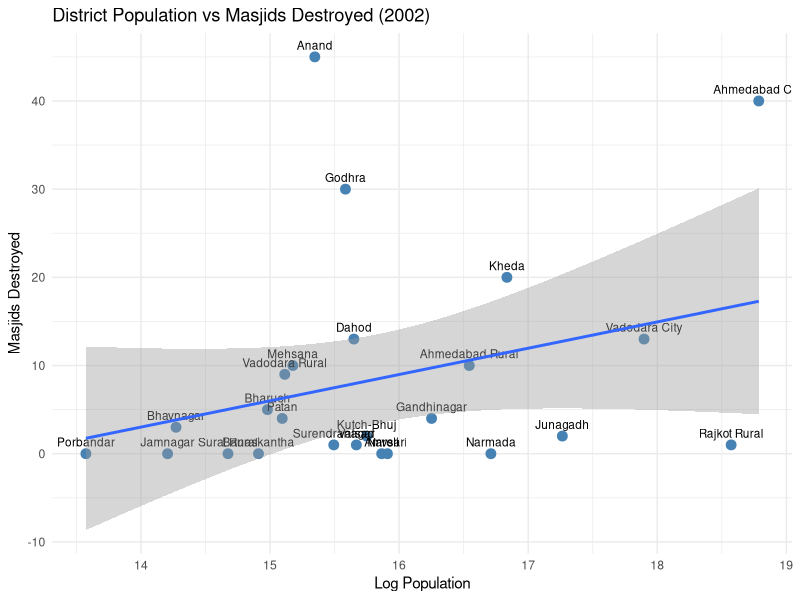
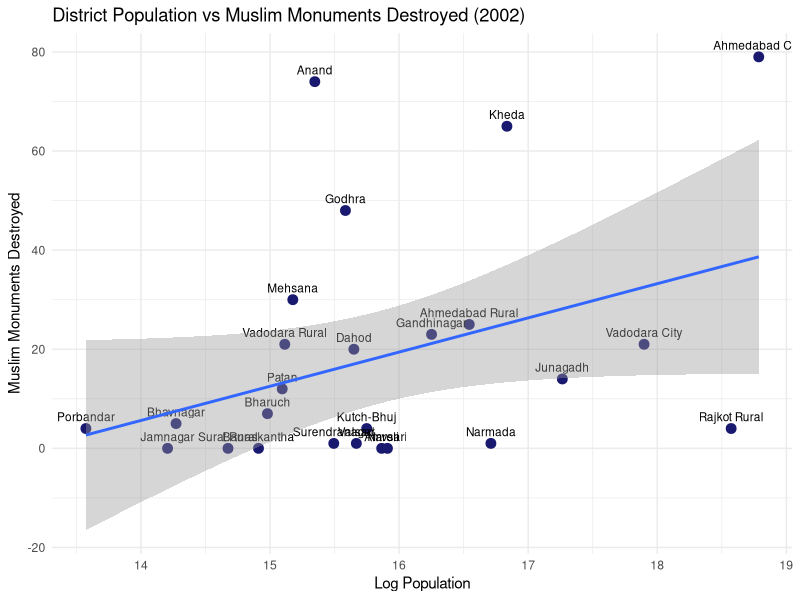
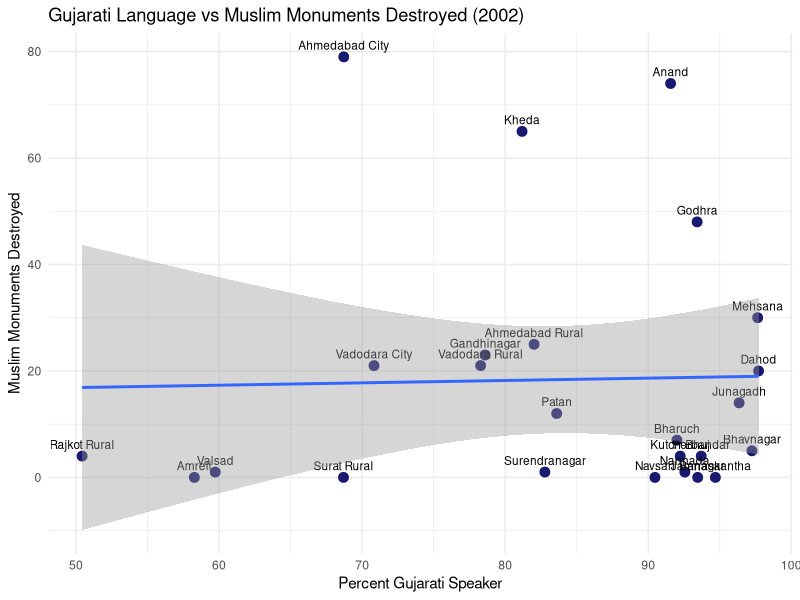
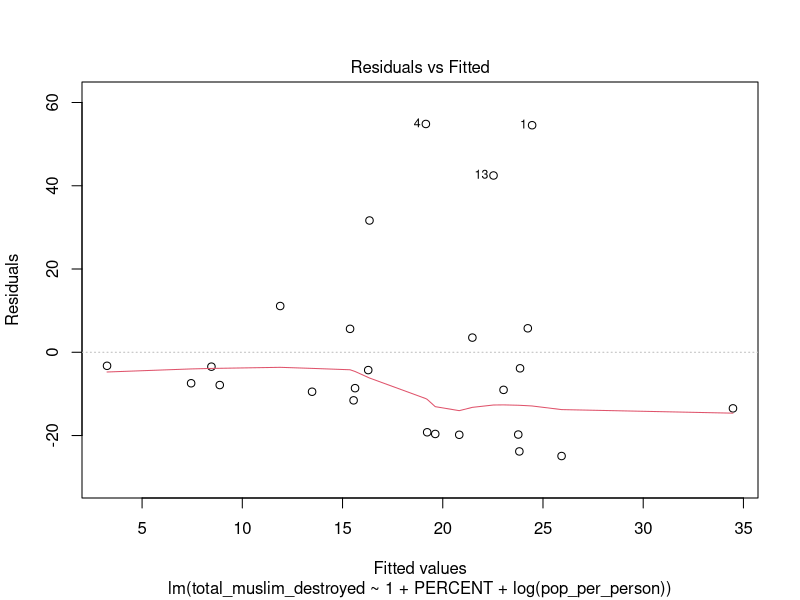
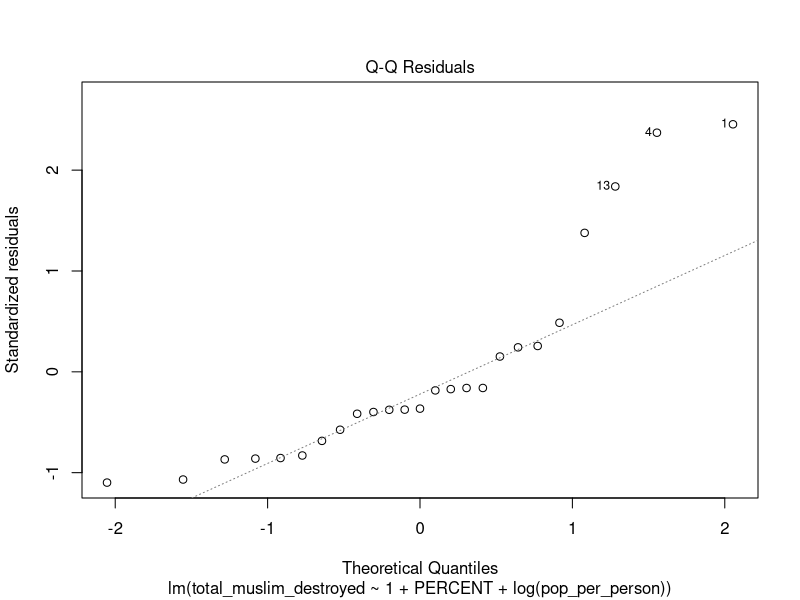
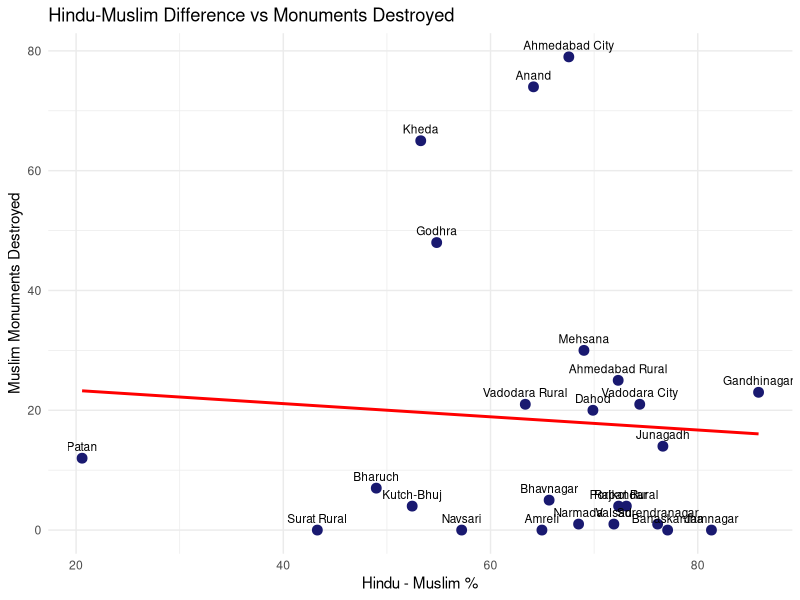
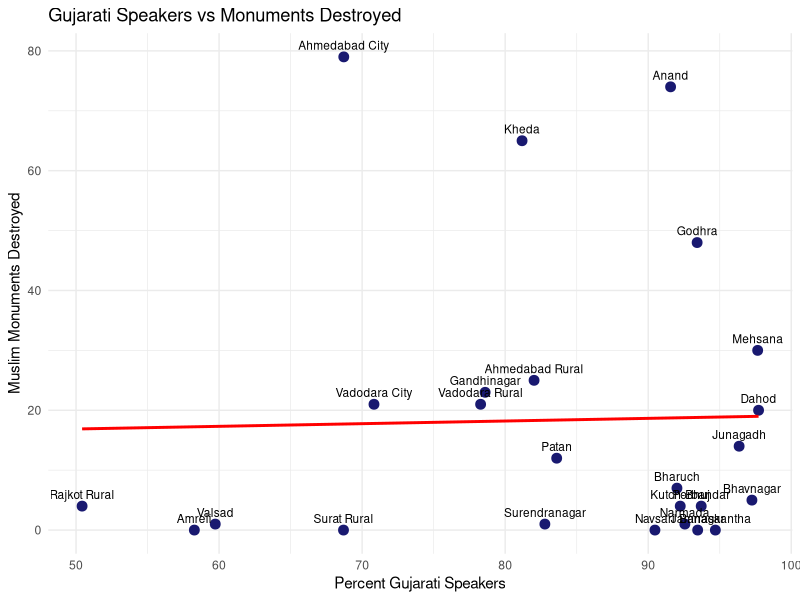
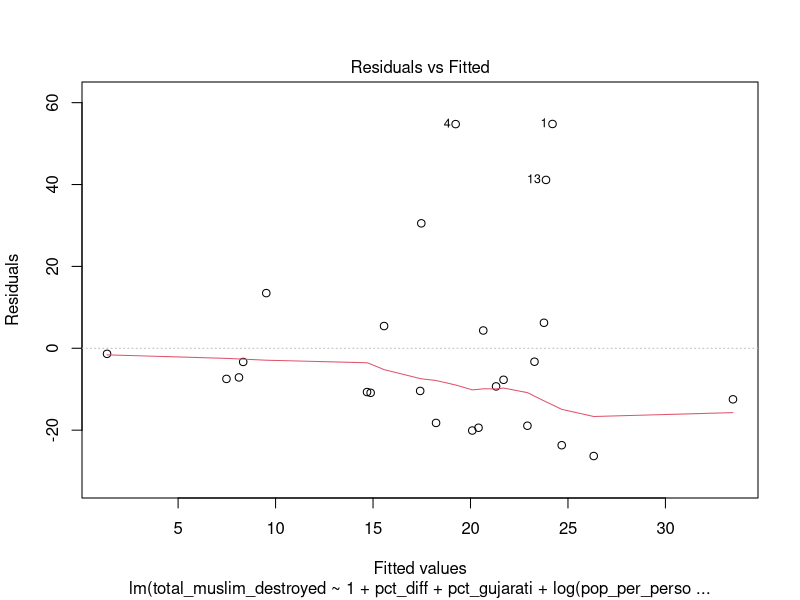

The R source for these figures, in order:
## ---- chunk 1
knitr::opts_chunk$set(echo = TRUE)
library(tidyr)
library(dplyr)
library(readxl)
library(ggplot2)
library(broom)
## ---- chunk 2
language <- read_excel("language_mother_tounge_city.xls") %>%
  select(-...9, -...10, -...12, -...13, -...15, -...16)
language <- language[-1, ]
colnames(language) <- language[1, ]
language <- language[-1, ] %>%
  drop_na() %>%
  filter(grepl("000$", MOTHER)) %>%
  group_by(TOWN) %>%
  mutate(TOWN   = as.numeric(TOWN),
         TOTAL   = as.numeric(TOTAL),
         PERCENT = round(TOTAL / sum(TOTAL) * 100, 5))
## ---- chunk 3
towns <- read_excel("town_directory.xls") %>%
  select(DIST_CODE, THSIL_CODE, TOWN_CODE, TOWN_NAME, CLASS, C_STATUS, AREA, POP_2001, DENSITY) %>%
  rename(TOWN = TOWN_CODE) %>%
  drop_na() %>%
  mutate(TOWN     = as.numeric(TOWN),
         AREA     = as.numeric(AREA),
         POP_2001 = as.numeric(POP_2001),
         DENSITY  = as.numeric(DENSITY))
## ---- chunk 4
raw <- read_excel("religion_town.xls", col_names = FALSE, skip = 4)

colnames(raw) <- c(
  "table_name", "state_code", "dist_code", "tehsil_code", "town_code", "area_name",
  "total_rural_urban",
  "total_persons", "total_males", "total_females",
  "hindu_persons", "hindu_males", "hindu_females",
  "muslim_persons", "muslim_males", "muslim_females",
  "christian_persons", "christian_males", "christian_females",
  "sikh_persons", "sikh_males", "sikh_females",
  "buddhist_persons", "buddhist_males", "buddhist_females",
  "jain_persons", "jain_males", "jain_females",
  "other_religion_persons", "other_religion_males", "other_religion_females",
  "religion_not_stated_persons", "religion_not_stated_males", "religion_not_stated_females"
)

religion_clean <- raw %>%
  filter(!is.na(area_name), area_name != "") %>%
  filter(!total_persons %in% c("1", "Persons")) %>%
  mutate(across(c(dist_code, state_code, tehsil_code, town_code), as.numeric)) %>%
  filter(dist_code != 0 & town_code != 0) %>%
  mutate(across(total_persons:religion_not_stated_females, as.numeric))
## ---- chunk 5
combined <- religion_clean %>%
  inner_join(language, by = c("town_code" = "TOWN")) %>%
  inner_join(towns,   by = c("town_code" = "TOWN"))

clean_combine <- combined %>%
  select(table_name, area_name, town_code, state_code, dist_code,
         total_persons, hindu_persons, muslim_persons, christian_persons,
         sikh_persons, jain_persons, buddhist_persons, other_religion_persons,
         `MOTHER TONGUE`, PERCENT, AREA, DENSITY) %>%
  group_by(town_code) %>%
  mutate(pop_per_person = total_persons / AREA,
         total_persons  = as.numeric(total_persons),
         hindu_persons  = as.numeric(hindu_persons),
         muslim_persons = as.numeric(muslim_persons)) %>%
  drop_na() %>%
  mutate(dist_code = case_when(
    dist_code == 7  & grepl("Ahmadabad (M Corp", area_name, fixed = TRUE) ~ 7.1,
    dist_code == 7  ~ 7.2,
    dist_code == 19 & grepl("Vadodara (M Corp", area_name, fixed = TRUE)  ~ 19.1,
    dist_code == 19 ~ 19.2,
    dist_code == 18 & grepl("Surat (M Corp",    area_name, fixed = TRUE)  ~ 18.1,
    dist_code == 18 ~ 18.2,
    dist_code == 22 & grepl("Rajkot (M Corp",   area_name, fixed = TRUE)  ~ 22.1,
    dist_code == 22 ~ 22.2,
    TRUE ~ as.numeric(dist_code)
  ))
## ---- chunk 6
riots <- read.csv("communal_riots_table.csv") %>%
  mutate(across(everything(), ~replace_na(., 0))) %>%
  mutate(dist_code = case_when(
    District == "A'bad City"                                      ~ 7.1,
    District == "A'bad Rural"                                     ~ 7.2,
    District == "Vadodara City"                                   ~ 19.1,
    District %in% c("Vadodara Rural", "Westpol Vadodara")        ~ 19.2,
    District == "Surat City"                                      ~ 18.1,
    District == "Surat Rural"                                     ~ 18.2,
    District == "Rajkot City"                                     ~ 22.1,
    District == "Rajkot Rural"                                    ~ 22.2,
    District == "Anand"                                           ~ 2,
    District == "Godhra"                                          ~ 16,
    District == "Sabarkantha"                                     ~ 23,
    District == "Kheda"                                           ~ 10,
    District == "Mehsana"                                         ~ 13,
    District == "Banaskantha"                                     ~ 4,
    District == "Bharuch"                                         ~ 5,
    District == "Gandhinagar"                                     ~ 6,
    District == "Amreli"                                          ~ 1,
    District == "Junagadh"                                        ~ 9,
    District == "Dahod"                                           ~ 8,
    District == "Narmada"                                         ~ 14,
    District == "Patan"                                           ~ 17,
    District == "Ahwa-Dang"                                       ~ 26,
    District == "Jamnagar"                                        ~ 11,
    District == "Navsari"                                         ~ 15,
    District == "Porbandar"                                       ~ 20,
    District == "Valsad"                                          ~ 25,
    District == "Surendranagar"                                   ~ 24,
    District == "Bhavnagar"                                       ~ 3,
    District == "Kutch-Bhuj"                                      ~ 12,
    TRUE ~ NA_real_
  )) %>%
  mutate(District = case_when(
    District == "A'bad City"                               ~ "Ahmedabad City",
    District == "A'bad Rural"                              ~ "Ahmedabad Rural",
    District == "Vadodara City"                            ~ "Vadodara City",
    District %in% c("Vadodara Rural", "Westpol Vadodara") ~ "Vadodara Rural",
    District == "Surat City"                               ~ "Surat City",
    District == "Surat Rural"                              ~ "Surat Rural",
    District == "Rajkot City"                              ~ "Rajkot City",
    District == "Rajkot Rural"                             ~ "Rajkot Rural",
    TRUE ~ District
  )) %>%
  filter(Sr_No != "Total") %>%
  group_by(dist_code, District) %>%
  summarise(
    Dargah       = sum(Dargah,       na.rm = TRUE),
    Masjid       = sum(Masjid,       na.rm = TRUE),
    Madresa      = sum(Madresa,      na.rm = TRUE),
    Temple       = sum(Temple,       na.rm = TRUE),
    Church       = sum(Church,       na.rm = TRUE),
    Total        = sum(Total,        na.rm = TRUE),
    Repaired     = sum(Repaired,     na.rm = TRUE),
    Not_Repaired = sum(Not_Repaired, na.rm = TRUE),
    .groups = "drop"
  )
## ---- chunk 7
final <- clean_combine %>%
  inner_join(riots, by = "dist_code") %>%
  mutate(total_muslim_destroyed = Dargah + Masjid + Madresa)
## ---- chunk 8
final %>%
  group_by(District, dist_code) %>%
  summarise(total_persons = sum(total_persons, na.rm = TRUE),
            Masjid        = first(Masjid), .groups = "drop") %>%
  ggplot(aes(x = log(total_persons), y = Masjid, label = District)) +
  geom_point(color = "steelblue", size = 3) +
  geom_text(vjust = -0.8, size = 3) +
  geom_smooth(method = "lm") +
  labs(title = "District Population vs Masjids Destroyed (2002)",
       x = "Log Population", y = "Masjids Destroyed") +
  theme_minimal()
## ---- chunk 9
final %>%
  group_by(District, dist_code) %>%
  summarise(total_persons          = sum(total_persons, na.rm = TRUE),
            total_muslim_destroyed = first(total_muslim_destroyed), .groups = "drop") %>%
  ggplot(aes(x = log(total_persons), y = total_muslim_destroyed, label = District)) +
  geom_point(color = "midnightblue", size = 3) +
  geom_text(vjust = -0.8, size = 3) +
  geom_smooth(method = "lm") +
  labs(title = "District Population vs Muslim Monuments Destroyed (2002)",
       x = "Log Population", y = "Muslim Monuments Destroyed") +
  theme_minimal()
## ---- chunk 10
final_lm <- final %>%
  filter(`MOTHER TONGUE` == "5 GUJARATI") %>%
  group_by(District, dist_code) %>%
  summarize(PERCENT                = mean(PERCENT, na.rm = TRUE),
            total_muslim_destroyed = mean(total_muslim_destroyed, na.rm = TRUE),
            pop_per_person         = mean(pop_per_person, na.rm = TRUE),
            .groups = "drop")

final_lm %>%
  ggplot(aes(x = PERCENT, y = total_muslim_destroyed, label = District)) +
  geom_point(color = "midnightblue", size = 3) +
  geom_text(vjust = -0.8, size = 3) +
  geom_smooth(method = "lm") +
  labs(title = "Gujarati Language vs Muslim Monuments Destroyed (2002)",
       x = "Percent Gujarati Speaker", y = "Muslim Monuments Destroyed") +
  theme_minimal()

regression_1 <- lm(total_muslim_destroyed ~ 1 + PERCENT + log(pop_per_person), data = final_lm)
summary(regression_1)
plot(regression_1, which = 1:2)
## ---- chunk 11
final_religion <- final %>%
  filter(`MOTHER TONGUE` == "5 GUJARATI") %>%
  group_by(District, dist_code) %>%
  summarize(total_persons          = sum(total_persons, na.rm = TRUE),
            hindu_persons          = sum(hindu_persons, na.rm = TRUE),
            muslim_persons         = sum(muslim_persons, na.rm = TRUE),
            total_muslim_destroyed = mean(total_muslim_destroyed, na.rm = TRUE),
            pop_per_person         = mean(pop_per_person, na.rm = TRUE),
            pct_gujarati           = mean(PERCENT, na.rm = TRUE),
            .groups = "drop") %>%
  mutate(pct_hindu  = hindu_persons  / total_persons * 100,
         pct_muslim = muslim_persons / total_persons * 100,
         pct_diff   = pct_hindu - pct_muslim)

ggplot(final_religion, aes(x = pct_diff, y = total_muslim_destroyed, label = District)) +
  geom_point(color = "midnightblue", size = 3) +
  geom_text(vjust = -0.8, size = 3) +
  geom_smooth(method = "lm", se = FALSE, color = "red") +
  labs(title = "Hindu-Muslim Difference vs Monuments Destroyed",
       x = "Hindu - Muslim %", y = "Muslim Monuments Destroyed") +
  theme_minimal()

ggplot(final_religion, aes(x = pct_gujarati, y = total_muslim_destroyed, label = District)) +
  geom_point(color = "midnightblue", size = 3) +
  geom_text(vjust = -0.8, size = 3) +
  geom_smooth(method = "lm", se = FALSE, color = "red") +
  labs(title = "Gujarati Speakers vs Monuments Destroyed",
       x = "Percent Gujarati Speakers", y = "Muslim Monuments Destroyed") +
  theme_minimal()

regression_2 <- lm(total_muslim_destroyed ~ 1 + pct_diff + pct_gujarati + log(pop_per_person), data = final_religion)
summary(regression_2)
plot(regression_2, which = 1:2)
## ---- chunk 12
regression_3 <- lm(total_muslim_destroyed ~ 1 + pct_diff + pct_gujarati, data = final_religion)
summary(regression_3)
#plot(regression_3, which = 1:2)
## ---- chunk 13
summary_df <- final %>%
  filter(`MOTHER TONGUE` == "5 GUJARATI") %>%
  group_by(dist_code, District) %>%
  summarize(pct_gujarati           = mean(PERCENT, na.rm = TRUE),
            total_muslim_destroyed = mean(total_muslim_destroyed, na.rm = TRUE),
            pct_hindu_minus_muslim = mean((hindu_persons - muslim_persons) / total_persons * 100, na.rm = TRUE),
            .groups = "drop")

View(summary_df)
## ---- chunk 14
summary_df_zero <- summary_df %>%
  filter(total_muslim_destroyed != 0)

View(summary_df_zero)

regression_4 <- lm(total_muslim_destroyed ~ 1 + pct_hindu_minus_muslim + pct_gujarati, data = summary_df_zero)
summary(regression_4)
